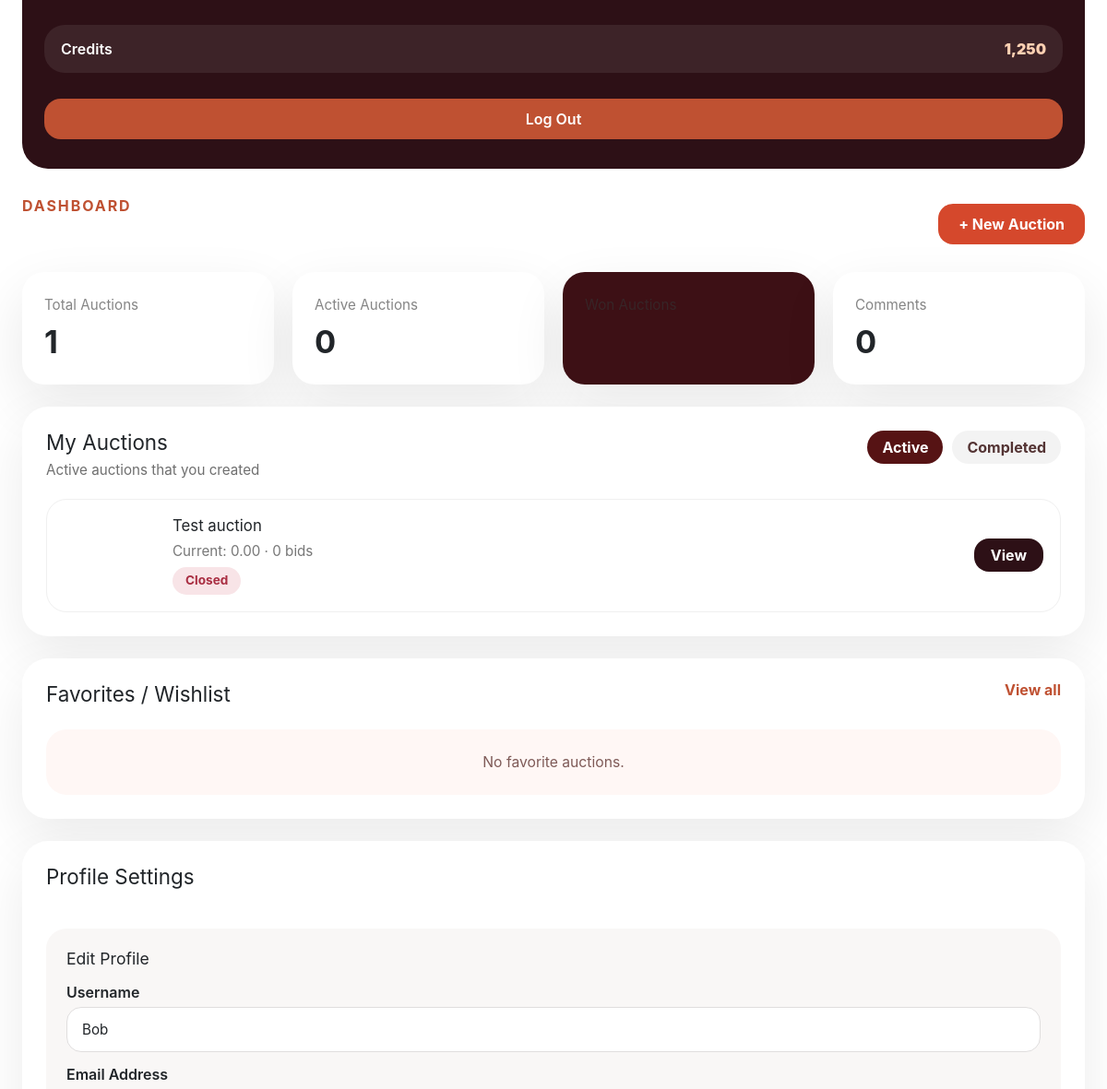
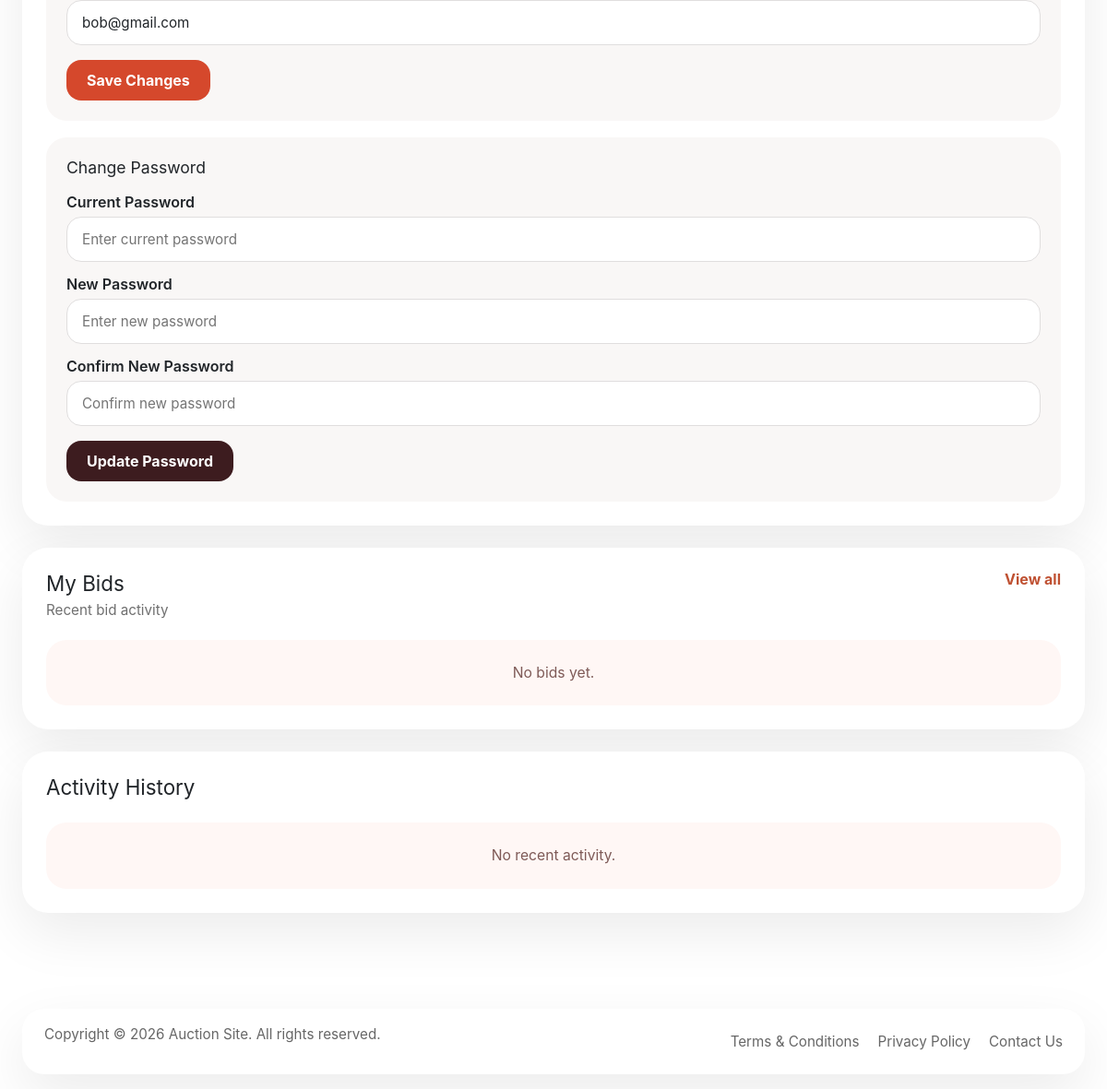
Page /dashboard/ (signed in, lower part) on the earlier database version (2 pictures, top to bottom).
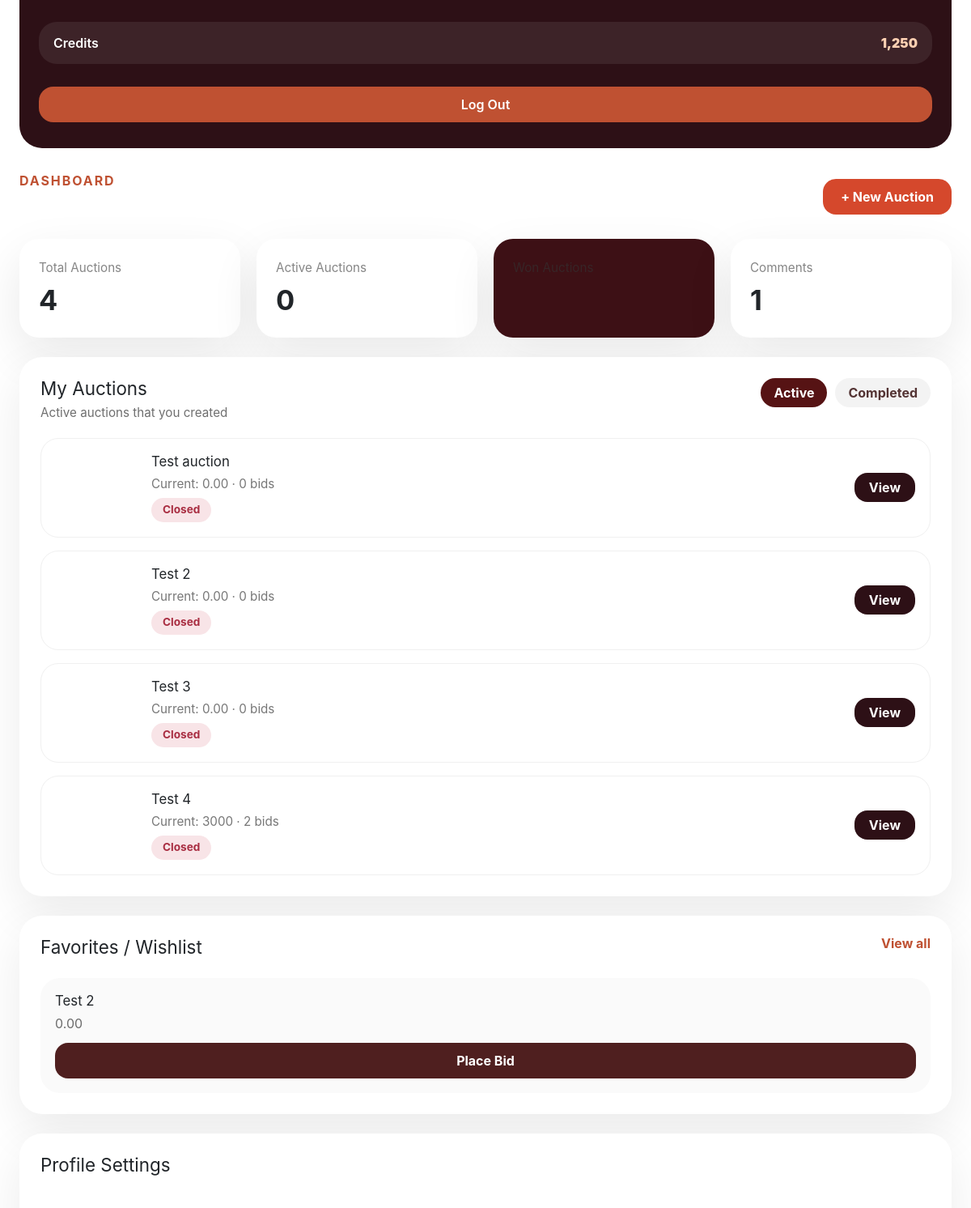
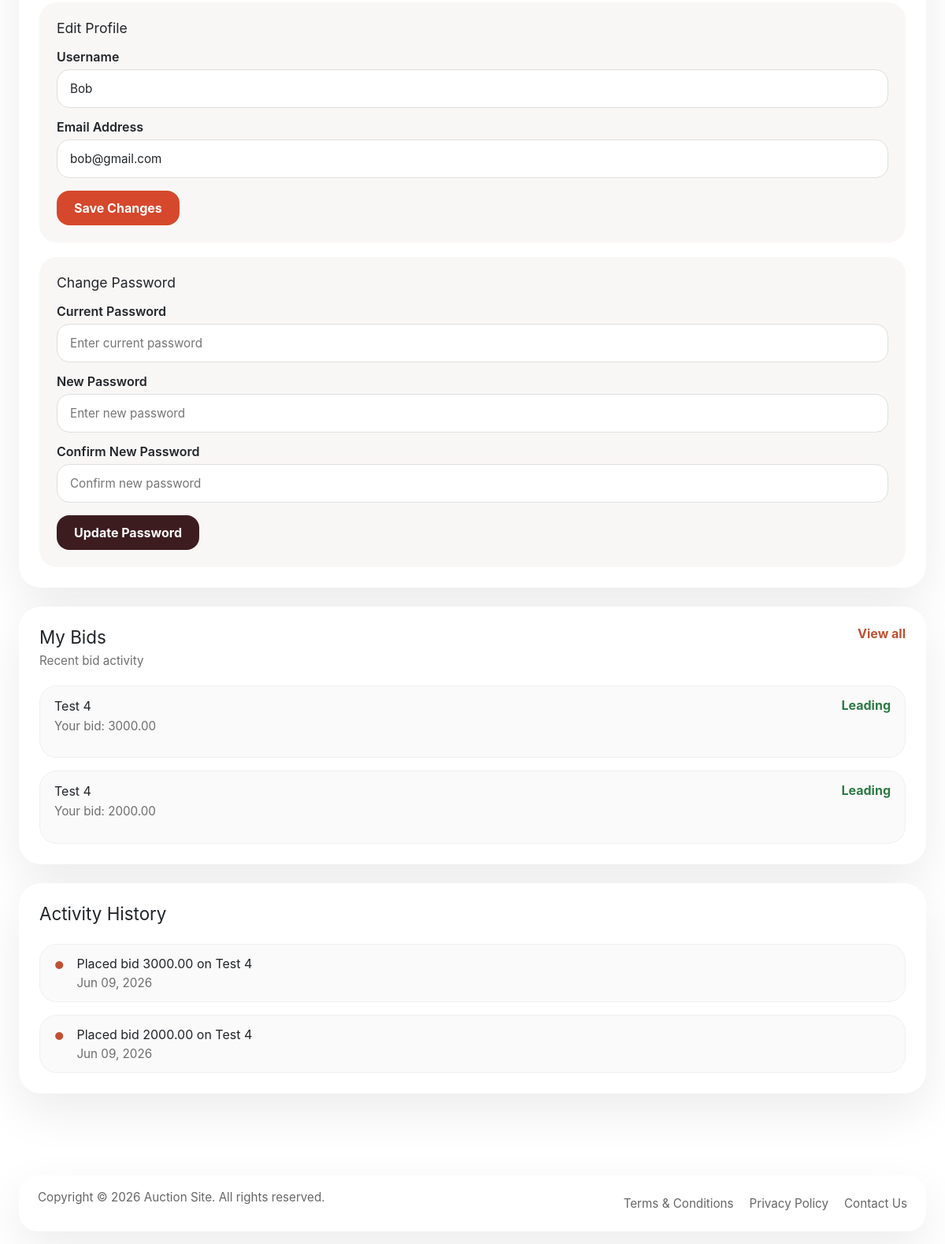
Same page on the later database version (2 pictures, top to bottom).
### auctions/models.py (models this page shows, shortened)
class Auctions(models.Model):
    CATEGORY_CHOICES = [
        ('tech', 'Technology'),
        ('art', 'Fine Art'),
        ('fashion', 'Fashion'),
        ('home', 'Home & Garden'),
        ('other', 'Other'),
    ]
    name = models.CharField(max_length=64)
    description = models.TextField()
    start_price = models.DecimalField(max_digits=10, decimal_places=2)
    image = models.ImageField(upload_to="auction_images/", blank=True, null=True)
    active = models.BooleanField(default=True)
    category = models.CharField(
        max_length=20,
        choices=CATEGORY_CHOICES,
        default='other'
    )
    owner = models.ForeignKey(User, on_delete=models.CASCADE, related_name="my_auctions", null=True, blank=True)
    winner = models.ForeignKey(User, on_delete=models.SET_NULL, null=True, blank=True, related_name="won_auctions")
    end_time = models.DateTimeField(null=True, blank=True)
    def current_price(self):
        max_bid = self.bids.aggregate(models.Max("amount"))["amount__max"]
        return max_bid if max_bid else self.start_price

class Bid(models.Model):
    auction = models.ForeignKey(Auctions, on_delete=models.CASCADE, related_name="bids")
    user = models.ForeignKey(User, on_delete=models.CASCADE)
    amount = models.DecimalField(max_digits=10, decimal_places=2)
    created_at = models.DateTimeField(auto_now_add=True) # дата/время создания ставки — автоматически заполняется при создании

### auctions/views.py (the view)
# urls.py: path("dashboard/", views.dashboard, name="dashboard"),
@login_required
def dashboard(request):
    close_expired_auctions()
    my_auctions = Auctions.objects.filter(owner=request.user)
    my_bids = Bid.objects.filter(
        user=request.user
    ).select_related("auction").order_by("-created_at")[:5]
    favorites = Auctions.objects.filter(
        watchlisted_by__user=request.user
    )[:6]
    won_auctions = Auctions.objects.filter(
        winner=request.user
    )
    comments_count = Comments.objects.filter(
        user=request.user
    ).count()
    context = {
        "my_auctions": my_auctions,
        "my_bids": my_bids,
        "favorites": favorites,
        "won_auctions": won_auctions,
        "total_auctions": my_auctions.count(),
        "active_auctions": my_auctions.filter(active=True).count(),
        "won_count": won_auctions.count(),
        "comments_count": comments_count,
    }
    return render(request, "auctions/dashboard.html", context)

### auctions/views.py (called while the page is built)
def close_expired_auctions():
    now = timezone.now()
    expired_auctions = Auctions.objects.filter(active=True, end_time__isnull=False, end_time__lte=now)
    for auction in expired_auctions:
        highest_bid = auction.bids.order_by("-amount").first()
        if highest_bid:
            auction.winner = highest_bid.user
        auction.active = False
        auction.save()

### auctions/templates/auctions/dashboard.html (shortened to what the changed rows need)
{% extends "auctions/layout.html" %}
{% block content %}
<div class="dashboard-page">
    <main class="dashboard-main">
        <div class="dashboard-topbar">
            <div>
                <h1>My Dashboard</h1>
            </div>
        </div>
        <div class="stats-cards">
            <article class="stats-card">
                <span class="stats-card-label">Total Auctions</span>
                <strong>{{ total_auctions }}</strong>
            </article>
            <article class="stats-card">
                <span class="stats-card-label">Comments</span>
                <strong>{{ comments_count }}</strong>
            </article>
        </div>
        <div class="dashboard-content-grid">
            <section class="dashboard-left-panel">
                <div class="panel-card panel-auctions">
                    <div class="panel-header">
                        <div>
                            <h2>My Auctions</h2>
                        </div>
                    </div>
                    <div class="auction-list">
                        {% for auction in my_auctions %}
                        <article class="auction-item">
                            <div class="auction-card-body">
                                <h3>{{ auction.name }}</h3>
                                <p class="auction-meta">Current: {{ auction.current_price }} · {{ auction.bids.count }} bids</p>
                                <div class="auction-status {% if auction.active %}status-active{% else %}status-closed{% endif %}">
                                    {% if auction.active %}Active{% else %}Closed{% endif %}
                                </div>
                            </div>
                            <a class="auction-card-action" href="{% url 'auction' auction.id %}">View</a>
                        </article>
                        {% empty %}
                        <div class="empty-state">You don't have auctions yet.</div>
                        {% endfor %}
                    </div>
                </div>
                <div class="panel-card panel-favorites">
                    <div class="panel-header">
                        <div>
                            <h2>Favorites / Wishlist</h2>
                        </div>
                    </div>
                    <div class="favorites-grid">
                        {% for auction in favorites %}
                        <article class="favorite-card">
                            <div class="favorite-card-body">
                                <h3>{{ auction.name }}</h3>
                                <p>{{ auction.current_price }}</p>
                                <a class="button-secondary" href="{% url 'auction' auction.id %}">Place Bid</a>
                            </div>
                        </article>
                        {% empty %}
                        <div class="empty-state">No favorite auctions.</div>
                        {% endfor %}
                    </div>
                </div>
                <div class="panel-card panel-settings">
                    <div class="panel-header">
                        <h2>Profile Settings</h2>
                    </div>
                </div>
            </section>
            <aside class="dashboard-right-panel">
                <div class="panel-card panel-bids">
                    <div class="panel-header">
                        <div>
                            <h2>My Bids</h2>
                        </div>
                    </div>
                    <div class="bid-list">
                        {% for bid in my_bids %}
                        <article class="bid-item">
                            <div>
                                <h4>{{ bid.auction.name }}</h4>
                                <p>Your bid: {{ bid.amount }}</p>
                            </div>
                            <span class="bid-status">Leading</span>
                        </article>
                        {% empty %}
                        <div class="empty-state">No bids yet.</div>
                        {% endfor %}
                    </div>
                </div>
                <div class="panel-card panel-activity">
                    <div class="panel-header">
                        <h2>Activity History</h2>
                    </div>
                    <div class="activity-list">
                        {% if my_bids %}
                            {% for bid in my_bids|slice:":3" %}
                            <article class="activity-item">
                                <span class="activity-icon">●</span>
                                <div>
                                    <p>Placed bid {{ bid.amount }} on {{ bid.auction.name }}</p>
                                    <small>{{ bid.created_at|date:"M d, Y" }}</small>
                                </div>
                            </article>
                            {% endfor %}
                        {% else %}
                        <div class="empty-state">No recent activity.</div>
                        {% endif %}
                    </div>
                </div>
            </aside>
        </div>
    </main>
</div>
{% endblock %}

Differences in the rows shown:
added Auctions: name "Test 2", current_price "0.00", bids.count "0", active "Closed"
added Auctions: name "Test 3", current_price "0.00", bids.count "0", active "Closed", shown under "My Auctions"
added Auctions: name "Test 4", current_price "3000", bids.count "2", active "Closed", shown under "My Auctions"
added Bid: auction.name "Test 4", amount "3000.00", created_at "Jun 09, 2026"
added Bid: auction.name "Test 4", amount "2000.00", created_at "Jun 09, 2026"
Other differences:
{{ total_auctions }}: "1" → "4"
{{ comments_count }}: "0" → "1"
text no longer shown: "No favorite auctions. No bids yet. No recent activity."
